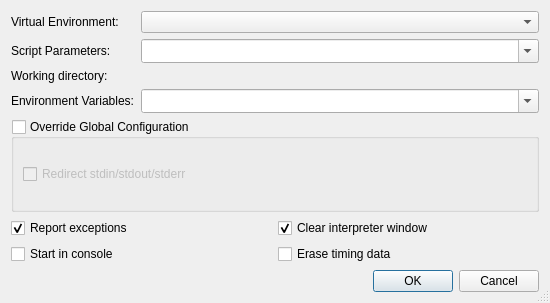
<?xml version="1.0" encoding="UTF-8"?>
<ui version="4.0">
 <class>StartProfileDialog</class>
 <widget class="QDialog" name="StartProfileDialog">
  <property name="geometry">
   <rect>
    <x>0</x>
    <y>0</y>
    <width>550</width>
    <height>303</height>
   </rect>
  </property>
  <property name="windowTitle">
   <string>Start profiling</string>
  </property>
  <property name="sizeGripEnabled">
   <bool>true</bool>
  </property>
  <layout class="QVBoxLayout" name="verticalLayout_2">
   <item>
    <layout class="QGridLayout" name="gridLayout_3">
     <item row="0" column="0">
      <widget class="QLabel" name="label">
       <property name="text">
        <string>Virtual Environment:</string>
       </property>
       <property name="buddy">
        <cstring>venvComboBox</cstring>
       </property>
      </widget>
     </item>
     <item row="0" column="1">
      <widget class="QComboBox" name="venvComboBox">
       <property name="sizePolicy">
        <sizepolicy hsizetype="Expanding" vsizetype="Fixed">
         <horstretch>0</horstretch>
         <verstretch>0</verstretch>
        </sizepolicy>
       </property>
       <property name="toolTip">
        <string>Select the virtual environment to be used</string>
       </property>
       <property name="whatsThis">
        <string>&lt;b&gt;Virtual Environment&lt;/b&gt;
&lt;p&gt;Enter the virtual environment to be used. Leave it empty to use the default environment, i.e. the one configured globally or per project.&lt;/p&gt;</string>
       </property>
      </widget>
     </item>
     <item row="1" column="0">
      <widget class="QLabel" name="TextLabel1">
       <property name="text">
        <string>Script Parameters:</string>
       </property>
       <property name="buddy">
        <cstring>cmdlineCombo</cstring>
       </property>
      </widget>
     </item>
     <item row="1" column="1">
      <widget class="QComboBox" name="cmdlineCombo">
       <property name="sizePolicy">
        <sizepolicy hsizetype="Expanding" vsizetype="Fixed">
         <horstretch>0</horstretch>
         <verstretch>0</verstretch>
        </sizepolicy>
       </property>
       <property name="toolTip">
        <string>Enter the commandline parameters</string>
       </property>
       <property name="whatsThis">
        <string>&lt;b&gt;Commandline&lt;/b&gt;
&lt;p&gt;Enter the commandline parameters in this field.&lt;/p&gt;</string>
       </property>
       <property name="editable">
        <bool>true</bool>
       </property>
       <property name="insertPolicy">
        <enum>QComboBox::InsertAtTop</enum>
       </property>
       <property name="sizeAdjustPolicy">
        <enum>QComboBox::AdjustToMinimumContentsLengthWithIcon</enum>
       </property>
       <property name="duplicatesEnabled">
        <bool>false</bool>
       </property>
      </widget>
     </item>
     <item row="2" column="0">
      <widget class="QLabel" name="TextLabel2">
       <property name="text">
        <string>Working directory:</string>
       </property>
       <property name="buddy">
        <cstring>workdirPicker</cstring>
       </property>
      </widget>
     </item>
     <item row="2" column="1">
      <widget class="E5ComboPathPicker" name="workdirPicker" native="true">
       <property name="sizePolicy">
        <sizepolicy hsizetype="Expanding" vsizetype="Preferred">
         <horstretch>0</horstretch>
         <verstretch>0</verstretch>
        </sizepolicy>
       </property>
       <property name="focusPolicy">
        <enum>Qt::WheelFocus</enum>
       </property>
       <property name="toolTip">
        <string>Enter the working directory</string>
       </property>
       <property name="whatsThis">
        <string>&lt;b&gt;Working directory&lt;/b&gt;
&lt;p&gt;Enter the working directory of the application to be debugged. Leave it empty to set the working directory to the executable directory.&lt;/p&gt;</string>
       </property>
      </widget>
     </item>
     <item row="3" column="0">
      <widget class="QLabel" name="textLabel1">
       <property name="text">
        <string>Environment Variables:</string>
       </property>
       <property name="buddy">
        <cstring>environmentCombo</cstring>
       </property>
      </widget>
     </item>
     <item row="3" column="1">
      <widget class="QComboBox" name="environmentCombo">
       <property name="sizePolicy">
        <sizepolicy hsizetype="Expanding" vsizetype="Fixed">
         <horstretch>0</horstretch>
         <verstretch>0</verstretch>
        </sizepolicy>
       </property>
       <property name="toolTip">
        <string>Enter the environment variables to be set.</string>
       </property>
       <property name="whatsThis">
        <string>&lt;b&gt;Environment Variables&lt;/b&gt;
&lt;p&gt;Enter the environment variables to be set for the program. The individual settings must be separated by whitespace and be given in the form 'var=value'. In order to add to an environment variable, enter it in the form 'var+=value'. To delete an environment variable, append a '-' to the variable name.&lt;/p&gt;
&lt;p&gt;Example: var1=1 var2=&quot;hello world&quot; var3+=&quot;:/tmp&quot; var4-&lt;/p&gt;</string>
       </property>
       <property name="editable">
        <bool>true</bool>
       </property>
       <property name="insertPolicy">
        <enum>QComboBox::InsertAtTop</enum>
       </property>
       <property name="sizeAdjustPolicy">
        <enum>QComboBox::AdjustToMinimumContentsLengthWithIcon</enum>
       </property>
       <property name="duplicatesEnabled">
        <bool>false</bool>
       </property>
      </widget>
     </item>
    </layout>
   </item>
   <item>
    <widget class="QGroupBox" name="globalOverrideGroup">
     <property name="title">
      <string>Override Global Configuration</string>
     </property>
     <property name="checkable">
      <bool>true</bool>
     </property>
     <property name="checked">
      <bool>false</bool>
     </property>
     <layout class="QVBoxLayout" name="verticalLayout">
      <item>
       <widget class="QCheckBox" name="redirectCheckBox">
        <property name="toolTip">
         <string>Select, to redirect stdin, stdout and stderr of the program being debugged to the eric IDE</string>
        </property>
        <property name="text">
         <string>Redirect stdin/stdout/stderr</string>
        </property>
       </widget>
      </item>
     </layout>
    </widget>
   </item>
   <item>
    <layout class="QGridLayout" name="gridLayout_2">
     <item row="0" column="0">
      <widget class="QCheckBox" name="exceptionCheckBox">
       <property name="toolTip">
        <string>Uncheck to disable exception reporting</string>
       </property>
       <property name="whatsThis">
        <string>&lt;b&gt;Report exceptions&lt;/b&gt;
&lt;p&gt;Uncheck this in order to disable exception reporting.&lt;/p&gt;</string>
       </property>
       <property name="text">
        <string>Report exceptions</string>
       </property>
       <property name="shortcut">
        <string>Alt+E</string>
       </property>
       <property name="checked">
        <bool>true</bool>
       </property>
      </widget>
     </item>
     <item row="0" column="1">
      <widget class="QCheckBox" name="clearShellCheckBox">
       <property name="toolTip">
        <string>Select to clear the display of the interpreter window</string>
       </property>
       <property name="whatsThis">
        <string>&lt;b&gt;Clear interpreter window&lt;/b&gt;&lt;p&gt;This clears the display of the interpreter window before starting the debug client.&lt;/p&gt;</string>
       </property>
       <property name="text">
        <string>Clear interpreter window</string>
       </property>
       <property name="checked">
        <bool>true</bool>
       </property>
      </widget>
     </item>
     <item row="1" column="0">
      <widget class="QCheckBox" name="consoleCheckBox">
       <property name="toolTip">
        <string>Select to start the debugger in a console window</string>
       </property>
       <property name="whatsThis">
        <string>&lt;b&gt;Start in console&lt;/b&gt;
&lt;p&gt;Select to start the debugger in a console window. The console command has to be configured on the Debugger-&amp;gt;General page&lt;/p&gt;</string>
       </property>
       <property name="text">
        <string>Start in console</string>
       </property>
      </widget>
     </item>
     <item row="1" column="1">
      <widget class="QCheckBox" name="eraseCheckBox">
       <property name="toolTip">
        <string>Select this to erase the collected timing data</string>
       </property>
       <property name="whatsThis">
        <string>&lt;b&gt;Erase timing data&lt;/b&gt;
&lt;p&gt;Select this to erase the collected timing data before the next profiling run.&lt;/p&gt;</string>
       </property>
       <property name="text">
        <string>Erase timing data</string>
       </property>
       <property name="shortcut">
        <string>Alt+C</string>
       </property>
      </widget>
     </item>
    </layout>
   </item>
   <item>
    <widget class="QDialogButtonBox" name="buttonBox">
     <property name="orientation">
      <enum>Qt::Horizontal</enum>
     </property>
     <property name="standardButtons">
      <set>QDialogButtonBox::Cancel|QDialogButtonBox::Ok</set>
     </property>
    </widget>
   </item>
  </layout>
 </widget>
 <pixmapfunction>qPixmapFromMimeSource</pixmapfunction>
 <customwidgets>
  <customwidget>
   <class>E5ComboPathPicker</class>
   <extends>QWidget</extends>
   <header>E5Gui/E5PathPicker.h</header>
   <container>1</container>
  </customwidget>
 </customwidgets>
 <tabstops>
  <tabstop>venvComboBox</tabstop>
  <tabstop>cmdlineCombo</tabstop>
  <tabstop>workdirPicker</tabstop>
  <tabstop>environmentCombo</tabstop>
  <tabstop>globalOverrideGroup</tabstop>
  <tabstop>redirectCheckBox</tabstop>
  <tabstop>exceptionCheckBox</tabstop>
  <tabstop>clearShellCheckBox</tabstop>
  <tabstop>consoleCheckBox</tabstop>
  <tabstop>eraseCheckBox</tabstop>
 </tabstops>
 <resources/>
 <connections>
  <connection>
   <sender>buttonBox</sender>
   <signal>accepted()</signal>
   <receiver>StartProfileDialog</receiver>
   <slot>accept()</slot>
   <hints>
    <hint type="sourcelabel">
     <x>29</x>
     <y>218</y>
    </hint>
    <hint type="destinationlabel">
     <x>23</x>
     <y>173</y>
    </hint>
   </hints>
  </connection>
  <connection>
   <sender>buttonBox</sender>
   <signal>rejected()</signal>
   <receiver>StartProfileDialog</receiver>
   <slot>reject()</slot>
   <hints>
    <hint type="sourcelabel">
     <x>125</x>
     <y>218</y>
    </hint>
    <hint type="destinationlabel">
     <x>116</x>
     <y>171</y>
    </hint>
   </hints>
  </connection>
 </connections>
</ui>
